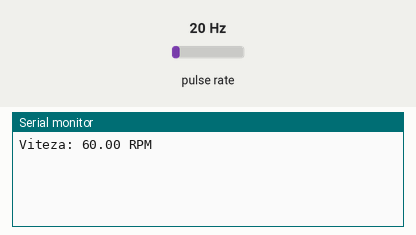
Simulated run of this sketch. Board: Arduino Uno, built with avr-gcc and run on an emulated ATmega328P. Shown: the last lines printed to the serial monitor. Wiring (inferred from the names in the program): pulse sensor: data pin 2. Inputs (shaded band) come from the test bench; at power-on: pulse rate 20 Hz.

Above: at 1.2 s.
1.3 s: pulse rate (sensor on pin 2) set to 4 Hz
At 2.5 s:
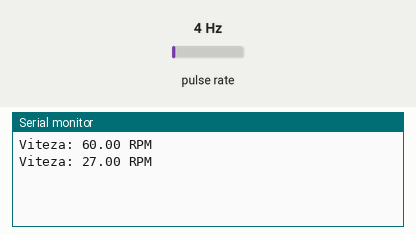
2.8 s: pulse rate (sensor on pin 2) set to 50 Hz
At 3.8 s:
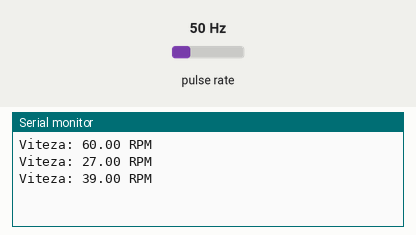
Timing chart, 0 to 5.8 s (numbered marks = the images above; inputs shaded):
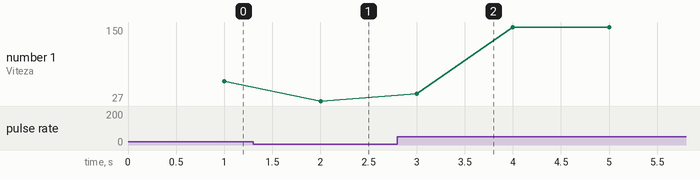

Measured:
- after the input at 1.3 s, the serial monitor: prints a new line after 0.70 s (image 1)
- after the input at 2.8 s, the serial monitor: prints a new line after 0.20 s (image 2)
- plotted number 1: 60 → 27 after the input at 1.3 s, 27 → 150 after the input at 2.8 s

The sketch:

Exemplu_viteza_DC_motor.ino
```cpp
#define pinIR 2 //definire pin OUT pentru encoder

volatile int pulseCount = 0; //variabila in care va fi stocat numarul de pulsatii
unsigned long previousMillis = 0; //variabila in care va fi stocat timpul anterior in milisecunde
const unsigned long interval = 1000; //intervalul in milisecunde

void setup() {
  Serial.begin(9600);
  pinMode(pinIR, INPUT_PULLUP); //definire pin ca INPUT
  attachInterrupt(digitalPinToInterrupt(pinIR), countPulses, FALLING); //Atasare Interrupt la pinIR cu functia countPulses()
}

void loop() {
  unsigned long currentMillis = millis(); //timpul curent
  if(currentMillis-previousMillis >= interval)
  {
    detachInterrupt(digitalPinToInterrupt(pinIR)); //deatasare Interrupt de la pinIR
    float velocity = calculateVelocity(); //calcularea vitezei
    Serial.println((String)"Viteza: " + velocity + " RPM"); //afisare date
    pulseCount = 0; //resetare contor pulsuri
    previousMillis = currentMillis;
    attachInterrupt(digitalPinToInterrupt(pinIR), countPulses, FALLING); //reatasare Interrupt la pinIR cu functia countPulses()
  }
}

void countPulses() //functie pentru numararea pulsatiilor
{
  pulseCount++;
}

float calculateVelocity()
{
  const int pulseCountPerRevolution = 20; //se modifica in functie de motor, important de calibrat
  float timeInSeconds = interval / 1000.0; //transformare ms in s
  float velocity = (pulseCount * 60.0 / pulseCountPerRevolution) / timeInSeconds; //formula pt viteza in rotatii pe minut RPM
  return velocity;
}
```
